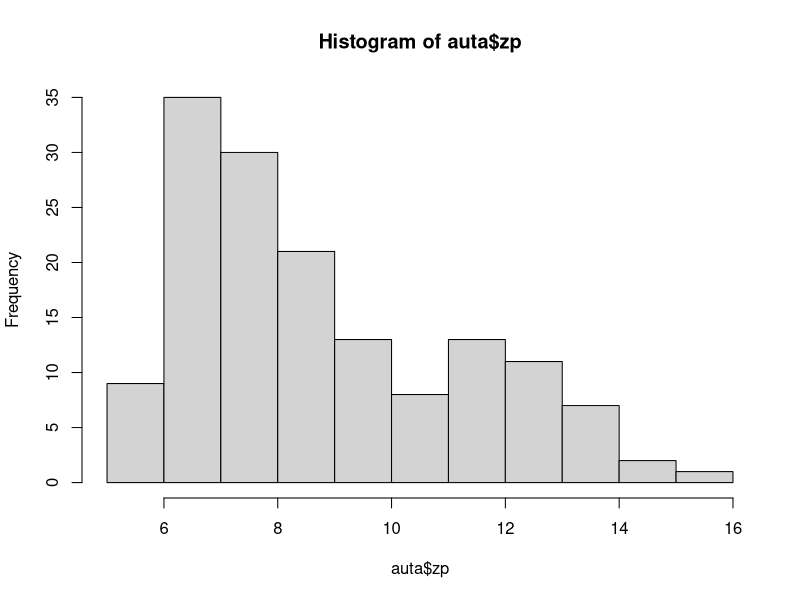
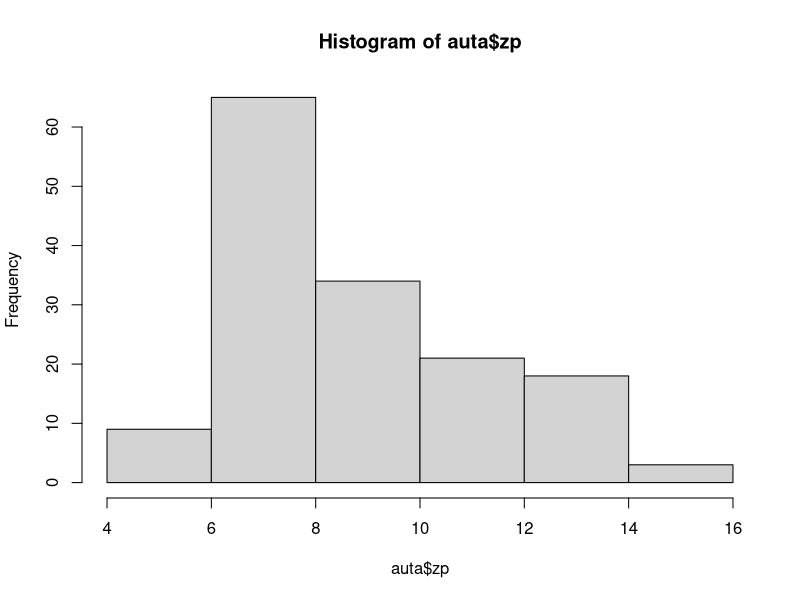
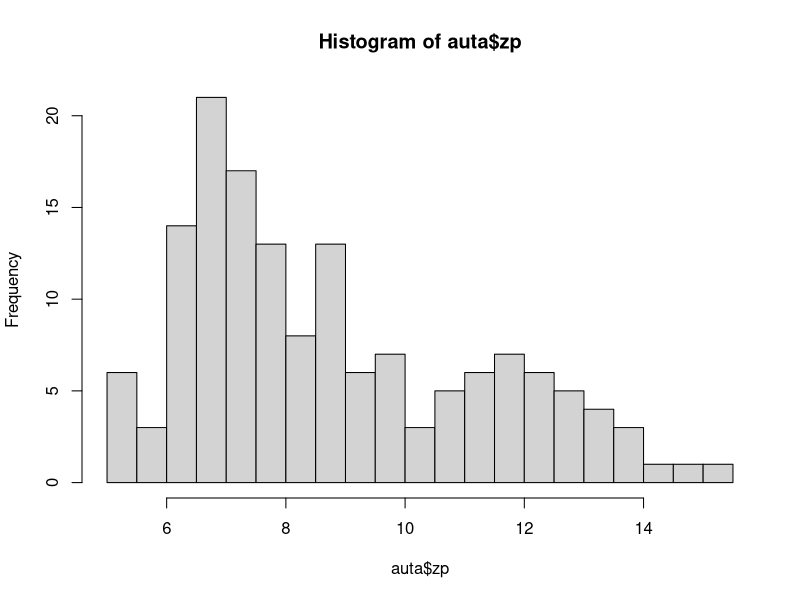
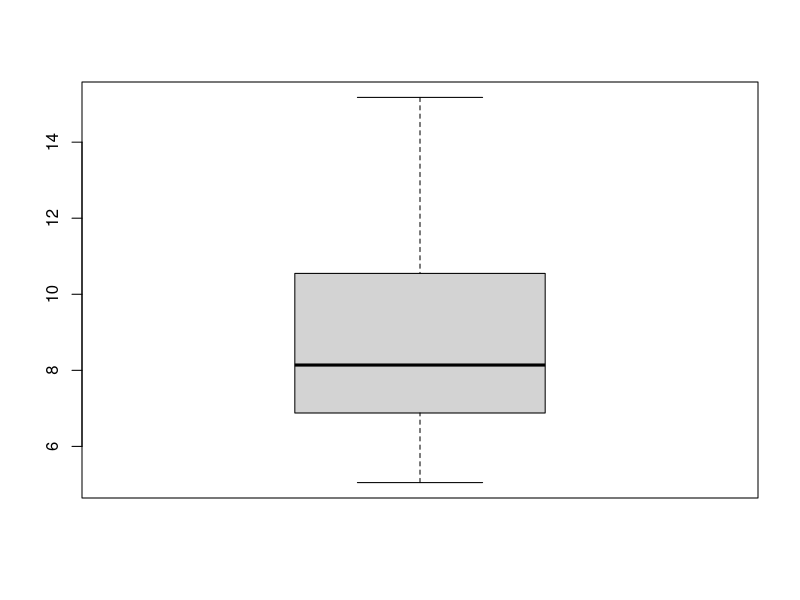
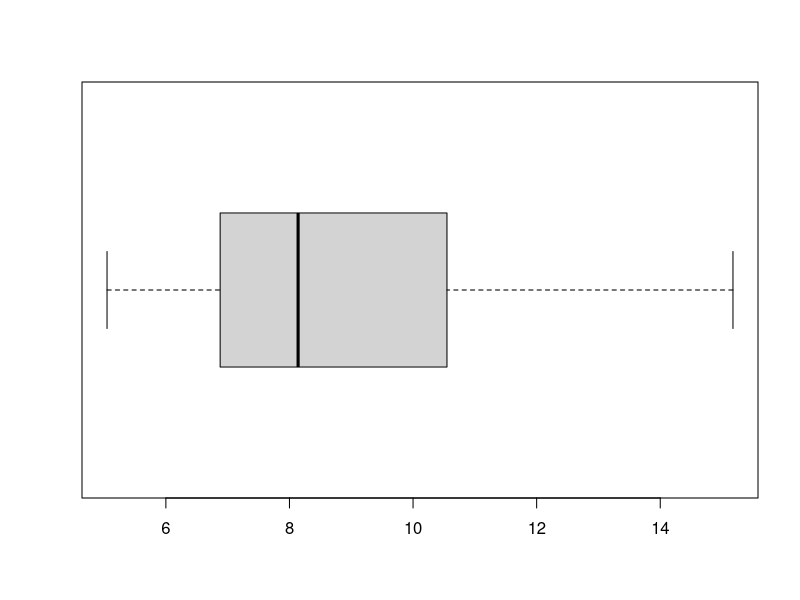
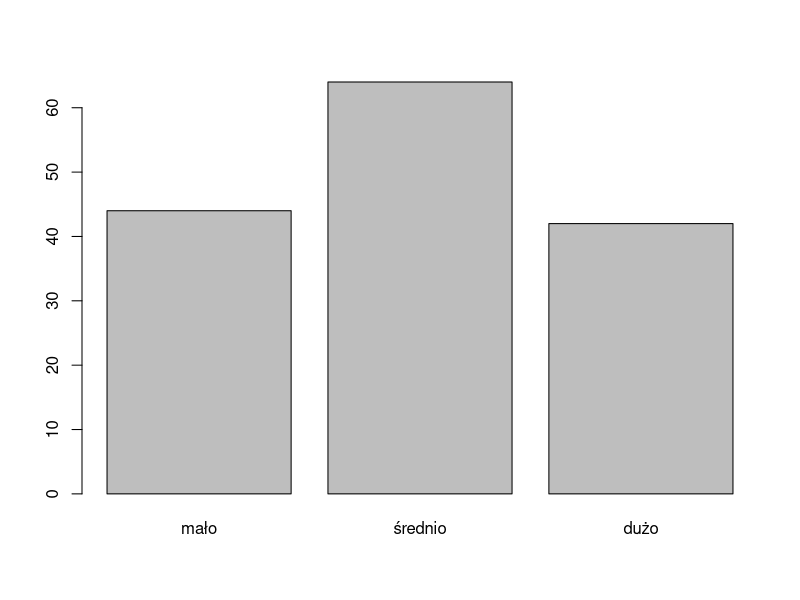
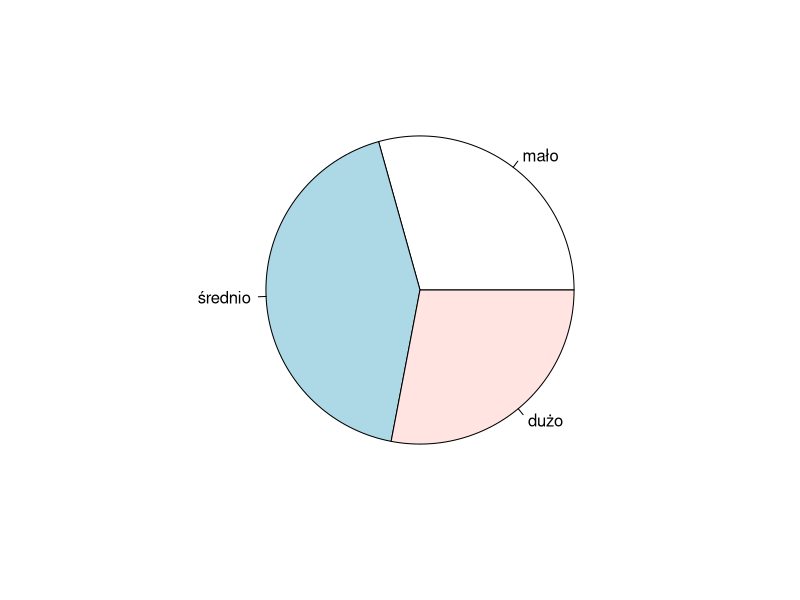
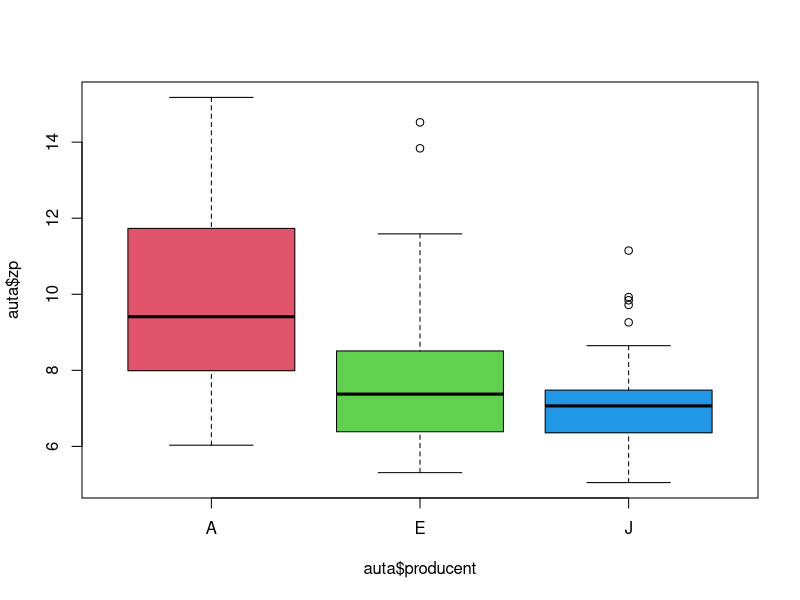

The R script that drew these images, in order:
# SWD Lab 1 - Statystyka opisowa w R

# zadanie 1 --------------------------------------------------------------------

x <- c(43, 37, 50, 51, 58, 105, 52, 45, 45, 10)

#a)
summary(x)
sd(x)

# uwaga na sposób liczenia kwantyli
quantile(x,0.25,type=2)
quantile(x,0.75,type=2)

#b)
IQR(x)
# czy są obserwacje o watościach mniejszych niż ....
43.50 - 1.5*8.25 # Q1-1.5*IQR = 31.125
x[x<31.125]

# czy są obserwacje o watościach większych niż ....
51.75 + 1.5*8.25 # Q3+1.5*IQR = 64.125
x[x>64.125]

# Odp. Tak są dwie obserwacje odstające: 10, 105

#c) 
y <- x[x>=31.125 & x<=64.125]
y
summary(x)
summary(y)
sd(x)
sd(y)

# zadanie 2 --------------------------------------------------------------------

#a)
auta <- read.csv2('samochody.csv')
getwd()
dim(auta)

#b)
summary(auta)
sapply(auta, typeof)
auta$producent

auta$producent <- factor(auta$producent)
levels(auta$producent) # uwaga: czynnik (Factor) nie jest w R typem podstawowym,
# nie stosujemy typeof(), można zastoswać np. is.factor()
is.factor(auta$producent)

levels(auta$producent) <- c('A', 'E', 'J')
auta$producent

#c)
auta <- na.omit(auta)

#d) 
auta$zp <- (100*3.785)/(auta$mpg*1.609)

#e)
hist(auta$zp)
hist(auta$zp, breaks = 5)
hist(auta$zp, breaks = 20)

#f)
stem(auta$zp)

#g)
mean(auta$zp) #średnia,
median(auta$zp) #mediana, 
quantile(auta$zp) #kwartyle, 
quantile(auta$zp, c(0.1, 0.9)) #10. i 90. percentyl, 
min(auta$zp); max(auta$zp) #wartości ekstremalne, 
range(auta$zp)
var(auta$zp) #wariancja, 
sd(auta$zp) #odchylenie standardowe, 
diff(range(auta$zp)) #rozstęp, 
IQR(auta$zp) #rozstęp międzykwartylowy, 

install.packages('e1071')
library(e1071)
skewness(auta$zp) #współczynnik asymetrii, 
kurtosis(auta$zp) #kurtoza, 

mean(auta$zp)/sd(auta$zp) #współczynnik zmienności

#h)
boxplot(auta$zp)
boxplot(auta$zp, horizontal = TRUE)


# zadanie 3 --------------------------------------------------------------------
#a)
auta$zp_kat[auta$zp <= 7] <- 'mało'
auta$zp_kat[auta$zp > 7 & auta$zp <= 10] <- 'średnio'
auta$zp_kat[auta$zp > 10] <- 'dużo'

#c)
table(auta$zp_kat)
# czynnik z nadanym porządkiem
auta$zp_kat <- factor(auta$zp_kat, ordered = TRUE, 
       levels = c("mało", "średnio", "dużo"))
table(auta$zp_kat)
prop.table(table(auta$zp_kat)) # odsetki
prop.table(table(auta$zp_kat))*100 # procenty

#d)
barplot(table(auta$zp_kat)) # wykres słpukowy
pie(table(auta$zp_kat)) # wykres kołowy


# zadanie 4 --------------------------------------------------------------------
tapply(auta$zp, auta$producent, mean)
tapply(auta$zp, auta$producent, sd)
boxplot(auta$zp~auta$producent, col=2:4)


# zadanie 5 --------------------------------------------------------------------
# podobnie jak w zad4, zamiast auta$producent wstawić auta$cylindry


# zadanie 6 --------------------------------------------------------------------
przysp.A <- auta$przysp[auta$producent=='A']
przysp.J <- auta$przysp[auta$producent=='J']

boxplot(przysp.A, przysp.J)


# zadanie 7 --------------------------------------------------------------------
x <- auta$zp[auta$waga < 2500]
summary(x)
var(x)
sd(x)
skewness(x)


# zadanie 8 --------------------------------------------------------------------
x <- auta$przysp[auta$waga > 2500 & auta$waga < 3000]

#a)
boxplot(x, horizontal = TRUE)

#b)
hist(x)

#c) podaj wartość przyspieszenia, którą przekracza 25% wybranych samochodów


# zadanie 9 --------------------------------------------------------------------



# zadanie 10 -------------------------------------------------------------------
rok <- seq(1790, 2020, 10)
popul <- c(3.9, 5.3, 7.2, 9.6, 12.9, 17.1, 23.2, 31.4, 38.6, 50.2, 63.0, 76.2,
           92.2, 106.0, 123.2, 132.2, 151.3, 179.3, 203.3, 226.5, 248.7, 281.4,
           308.7, 332.7)

#a)
plot(rok, popul)

#b)
d <- diff(popul)
plot(rok[-1], d)
plot(rok[-1], d, type = 'h')

#c)
f <- diff(popul)/popul[-length(popul)]


# zadanie 11 -------------------------------------------------------------------
przed <- c(56, 47, 49, 37, 38, 60, 50, 43, 43, 59, 50, 56, 54, 58)
po <- c(53, 21, 32, 49, 45, 38, 44, 33, 32, 43, 53, 46, 36, 48, 39, 35, 37, 36, 39, 45)

boxplot(przed, po)
boxplot(przed, po, names = c('przed','po'))
summary(przed)
summary(po)

# koniec -----------------------------------------------------------------------
